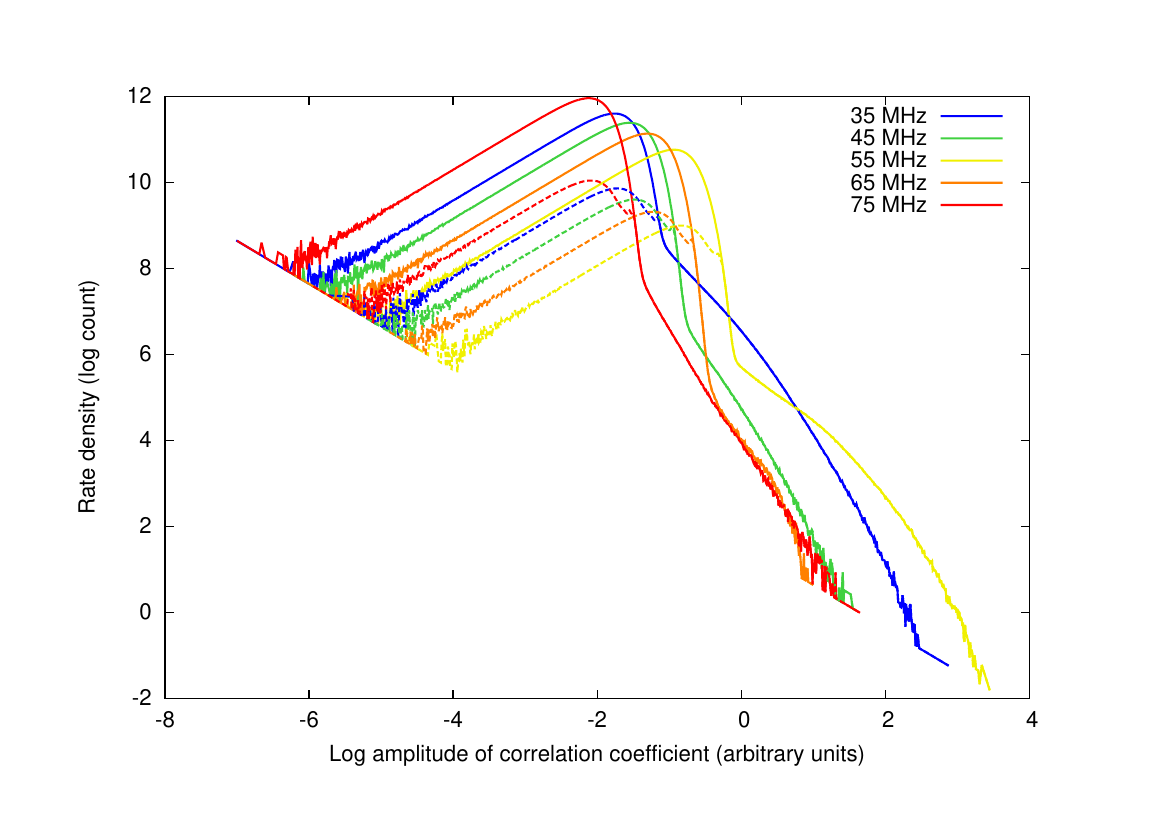

The script that saved this image:
set terminal postscript enhanced color font 'Helvetica,16'
#set logscale xy
#set xrange [0.001:10000]
set output "plot-dist-per-frequency.ps"
set key top right
set xlabel "Log amplitude of correlation coefficient (arbitrary units)"
set ylabel "Log count"
plot \
"data-35MHz.txt" using 2:3 with lines title '35 MHz' lw 3.0 lt 1 lc rgb "#0000FF", \
"data-45MHz.txt" using 2:3 with lines title '45 MHz' lw 3.0 lt 1 lc rgb "#40D040", \
"data-55MHz.txt" using 2:3 with lines title '55 MHz' lw 3.0 lt 1 lc rgb "#F0F000", \
"data-65MHz.txt" using 2:3 with lines title '65 MHz' lw 3.0 lt 1 lc rgb "#FF8000", \
"data-75MHz.txt" using 2:3 with lines title '75 MHz' lw 3.0 lt 1 lc rgb "#FF0000", \
"data-35MHz-RFI.txt" using 2:3 with lines title '' lw 3.0 lt 2 lc rgb "#0000FF", \
"data-45MHz-RFI.txt" using 2:3 with lines title '' lw 3.0 lt 2 lc rgb "#40D040", \
"data-55MHz-RFI.txt" using 2:3 with lines title '' lw 3.0 lt 2 lc rgb "#F0F000", \
"data-65MHz-RFI.txt" using 2:3 with lines title '' lw 3.0 lt 2 lc rgb "#FF8000", \
"data-75MHz-RFI.txt" using 2:3 with lines title '' lw 3.0 lt 2 lc rgb "#FF0000"
